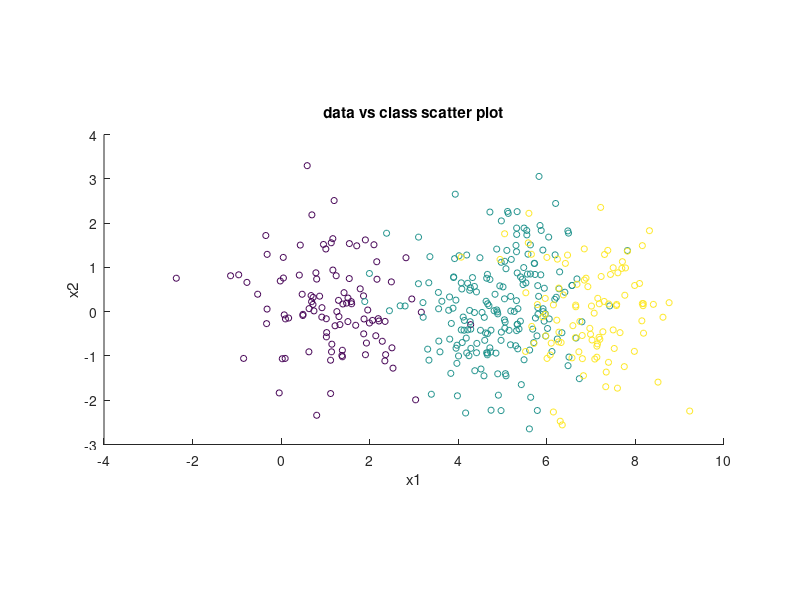

The MATLAB script that drew this image: (Note: this script raises an error after producing the figure.)
% This is an easy example on how we can use mutual information as an index
% to determine if how much a feature is correlated to the class label
clear
close all
clc

%% Let's make a synthetic data set
% Generate class label
N1 = 100; N2 = 200; N3 = 100;
c = [1+zeros(N1,1); 2+zeros(N2,1); 3+zeros(N3,1)];
mu1 = 1; sigma1 = 1;
mu2 = 5; sigma2 = 1;
mu3 = 7; sigma3 = 1;
x1 = [mu1 + sigma1*randn(N1,1);
    mu2 + sigma2*randn(N2,1);
    mu3 + sigma3*randn(N3,1)];
x2 = randn(N1+N2+N3,1);
X = [x1 x2];

figure; scatter(x1,x2,20,c); daspect([1 1 1]);
xlabel('x1'); ylabel('x2');
title('data vs class scatter plot');
%% Now let's calculate the mutual information (MI) for each feature (i.e., x1 and x2)
w = 0.05; % The sigma of Gauisssian
numEstimate = 100; % number of samples when using non-parametric pdf estimation
MI = calculateMIComplete(c,X,w,numEstimate);
fprintf('the MI for features x1:%3.3f and x2:%3.3f \n',MI(1),MI(2));
